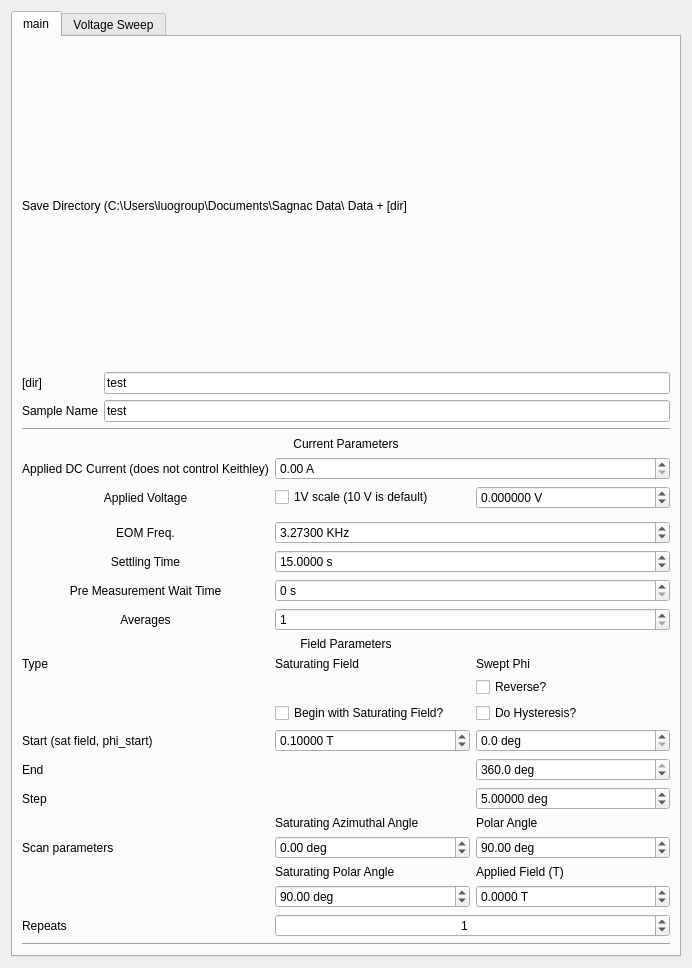
<?xml version="1.0" encoding="UTF-8"?>
<ui version="4.0">
 <class>Form</class>
 <widget class="QWidget" name="Form">
  <property name="geometry">
   <rect>
    <x>0</x>
    <y>0</y>
    <width>692</width>
    <height>968</height>
   </rect>
  </property>
  <property name="windowTitle">
   <string>Form</string>
  </property>
  <layout class="QVBoxLayout" name="verticalLayout">
   <item>
    <widget class="QTabWidget" name="tabWidget">
     <property name="toolTip">
      <string>&lt;html&gt;&lt;head/&gt;&lt;body&gt;&lt;p&gt;Field Parameters&lt;/p&gt;&lt;/body&gt;&lt;/html&gt;</string>
     </property>
     <property name="currentIndex">
      <number>0</number>
     </property>
     <widget class="QWidget" name="tab">
      <attribute name="title">
       <string>main</string>
      </attribute>
      <layout class="QVBoxLayout" name="verticalLayout_10">
       <item>
        <layout class="QGridLayout" name="save_params">
         <item row="0" column="0" colspan="2">
          <widget class="QLabel" name="label_8">
           <property name="text">
            <string>Save Directory (C:\Users\luogroup\Documents\Sagnac Data\ Data + [dir]</string>
           </property>
           <property name="wordWrap">
            <bool>true</bool>
           </property>
          </widget>
         </item>
         <item row="3" column="0">
          <widget class="QLabel" name="label_22">
           <property name="text">
            <string>[dir]</string>
           </property>
          </widget>
         </item>
         <item row="3" column="1">
          <widget class="QLineEdit" name="save_dir">
           <property name="text">
            <string>test</string>
           </property>
          </widget>
         </item>
         <item row="4" column="1">
          <widget class="QLineEdit" name="sample_name">
           <property name="text">
            <string>test</string>
           </property>
           <property name="placeholderText">
            <string>test</string>
           </property>
          </widget>
         </item>
         <item row="4" column="0">
          <widget class="QLabel" name="label_12">
           <property name="enabled">
            <bool>true</bool>
           </property>
           <property name="text">
            <string>Sample Name</string>
           </property>
          </widget>
         </item>
        </layout>
       </item>
       <item>
        <widget class="Line" name="line_3">
         <property name="orientation">
          <enum>Qt::Horizontal</enum>
         </property>
        </widget>
       </item>
       <item>
        <layout class="QGridLayout" name="lockin_params">
         <item row="4" column="0">
          <widget class="QLabel" name="label_27">
           <property name="layoutDirection">
            <enum>Qt::LeftToRight</enum>
           </property>
           <property name="text">
            <string>EOM Freq.</string>
           </property>
           <property name="alignment">
            <set>Qt::AlignCenter</set>
           </property>
          </widget>
         </item>
         <item row="4" column="1" colspan="2">
          <widget class="QDoubleSpinBox" name="f_eom">
           <property name="suffix">
            <string> KHz</string>
           </property>
           <property name="decimals">
            <number>5</number>
           </property>
           <property name="value">
            <double>3.273000000000000</double>
           </property>
          </widget>
         </item>
         <item row="19" column="1">
          <widget class="QLabel" name="label_16">
           <property name="text">
            <string>Saturating Polar Angle </string>
           </property>
          </widget>
         </item>
         <item row="19" column="2">
          <widget class="QLabel" name="label_19">
           <property name="text">
            <string>Applied Field (T)</string>
           </property>
          </widget>
         </item>
         <item row="2" column="1">
          <widget class="QCheckBox" name="voltage_scale_main">
           <property name="text">
            <string>1V scale (10 V is default)</string>
           </property>
          </widget>
         </item>
         <item row="18" column="2">
          <widget class="QDoubleSpinBox" name="sweep_phi_polar">
           <property name="suffix">
            <string> deg</string>
           </property>
           <property name="minimum">
            <double>0.000000000000000</double>
           </property>
           <property name="maximum">
            <double>360.000000000000000</double>
           </property>
           <property name="value">
            <double>90.000000000000000</double>
           </property>
          </widget>
         </item>
         <item row="17" column="0">
          <widget class="QWidget" name="widget" native="true"/>
         </item>
         <item row="18" column="1">
          <widget class="QDoubleSpinBox" name="saturating_field_azimuth">
           <property name="suffix">
            <string> deg</string>
           </property>
           <property name="minimum">
            <double>-170.000000000000000</double>
           </property>
           <property name="maximum">
            <double>170.000000000000000</double>
           </property>
          </widget>
         </item>
         <item row="17" column="1">
          <widget class="QLabel" name="label_5">
           <property name="text">
            <string>Saturating Azimuthal Angle</string>
           </property>
          </widget>
         </item>
         <item row="18" column="0">
          <widget class="QLabel" name="label_13">
           <property name="text">
            <string>Scan parameters</string>
           </property>
          </widget>
         </item>
         <item row="17" column="2">
          <widget class="QLabel" name="label_4">
           <property name="text">
            <string>Polar Angle</string>
           </property>
          </widget>
         </item>
         <item row="1" column="1" colspan="2">
          <widget class="QDoubleSpinBox" name="applied_current">
           <property name="suffix">
            <string> A</string>
           </property>
          </widget>
         </item>
         <item row="3" column="0">
          <widget class="QWidget" name="widget_2" native="true"/>
         </item>
         <item row="14" column="2">
          <widget class="QDoubleSpinBox" name="sweep_phi_start">
           <property name="suffix">
            <string> deg</string>
           </property>
           <property name="decimals">
            <number>1</number>
           </property>
           <property name="minimum">
            <double>0.000000000000000</double>
           </property>
           <property name="maximum">
            <double>360.000000000000000</double>
           </property>
           <property name="singleStep">
            <double>1.000000000000000</double>
           </property>
           <property name="value">
            <double>0.000000000000000</double>
           </property>
          </widget>
         </item>
         <item row="15" column="2">
          <widget class="QDoubleSpinBox" name="sweep_phi_end">
           <property name="prefix">
            <string/>
           </property>
           <property name="suffix">
            <string> deg</string>
           </property>
           <property name="decimals">
            <number>1</number>
           </property>
           <property name="maximum">
            <double>360.000000000000000</double>
           </property>
           <property name="value">
            <double>360.000000000000000</double>
           </property>
          </widget>
         </item>
         <item row="0" column="0" colspan="3">
          <widget class="QLabel" name="label_7">
           <property name="text">
            <string>Current Parameters</string>
           </property>
           <property name="alignment">
            <set>Qt::AlignCenter</set>
           </property>
          </widget>
         </item>
         <item row="5" column="0">
          <widget class="QLabel" name="label_20">
           <property name="text">
            <string>Settling Time</string>
           </property>
           <property name="alignment">
            <set>Qt::AlignCenter</set>
           </property>
          </widget>
         </item>
         <item row="9" column="0" colspan="3">
          <widget class="QLabel" name="label_10">
           <property name="text">
            <string>Field Parameters</string>
           </property>
           <property name="alignment">
            <set>Qt::AlignCenter</set>
           </property>
          </widget>
         </item>
         <item row="14" column="0">
          <widget class="QLabel" name="label_18">
           <property name="text">
            <string>Start (sat field, phi_start)</string>
           </property>
          </widget>
         </item>
         <item row="12" column="1">
          <widget class="QCheckBox" name="saturate">
           <property name="text">
            <string>Begin with Saturating Field?</string>
           </property>
          </widget>
         </item>
         <item row="12" column="2">
          <widget class="QCheckBox" name="hysteresis">
           <property name="text">
            <string>Do Hysteresis?</string>
           </property>
          </widget>
         </item>
         <item row="16" column="0">
          <widget class="QLabel" name="label_2">
           <property name="text">
            <string>Step</string>
           </property>
          </widget>
         </item>
         <item row="6" column="1" colspan="2">
          <widget class="QDoubleSpinBox" name="wait">
           <property name="suffix">
            <string> s</string>
           </property>
           <property name="decimals">
            <number>0</number>
           </property>
           <property name="value">
            <double>0.000000000000000</double>
           </property>
          </widget>
         </item>
         <item row="10" column="0">
          <widget class="QLabel" name="label_21">
           <property name="text">
            <string>Type</string>
           </property>
          </widget>
         </item>
         <item row="2" column="0">
          <widget class="QLabel" name="label_37">
           <property name="layoutDirection">
            <enum>Qt::LeftToRight</enum>
           </property>
           <property name="text">
            <string>Applied Voltage</string>
           </property>
           <property name="alignment">
            <set>Qt::AlignCenter</set>
           </property>
          </widget>
         </item>
         <item row="2" column="2">
          <widget class="QDoubleSpinBox" name="applied_voltage">
           <property name="suffix">
            <string> V</string>
           </property>
           <property name="decimals">
            <number>6</number>
           </property>
           <property name="minimum">
            <double>-10.000000000000000</double>
           </property>
           <property name="maximum">
            <double>10.000000000000000</double>
           </property>
           <property name="value">
            <double>0.000000000000000</double>
           </property>
          </widget>
         </item>
         <item row="7" column="0">
          <widget class="QLabel" name="label_9">
           <property name="text">
            <string>Averages</string>
           </property>
           <property name="alignment">
            <set>Qt::AlignCenter</set>
           </property>
          </widget>
         </item>
         <item row="5" column="1" colspan="2">
          <widget class="QDoubleSpinBox" name="settling">
           <property name="suffix">
            <string> s</string>
           </property>
           <property name="decimals">
            <number>4</number>
           </property>
           <property name="value">
            <double>15.000000000000000</double>
           </property>
          </widget>
         </item>
         <item row="7" column="1" colspan="2">
          <widget class="QSpinBox" name="avgs">
           <property name="minimum">
            <number>1</number>
           </property>
          </widget>
         </item>
         <item row="20" column="2">
          <widget class="QDoubleSpinBox" name="sweep_phi_field">
           <property name="suffix">
            <string> T</string>
           </property>
           <property name="decimals">
            <number>4</number>
           </property>
           <property name="minimum">
            <double>-1.000000000000000</double>
           </property>
           <property name="maximum">
            <double>1.000000000000000</double>
           </property>
          </widget>
         </item>
         <item row="16" column="2">
          <widget class="QDoubleSpinBox" name="sweep_phi_step">
           <property name="suffix">
            <string> deg</string>
           </property>
           <property name="decimals">
            <number>5</number>
           </property>
           <property name="minimum">
            <double>0.000000000000000</double>
           </property>
           <property name="maximum">
            <double>360.000000000000000</double>
           </property>
           <property name="value">
            <double>5.000000000000000</double>
           </property>
          </widget>
         </item>
         <item row="10" column="2">
          <widget class="QLabel" name="label_11">
           <property name="text">
            <string>Swept Phi</string>
           </property>
          </widget>
         </item>
         <item row="10" column="1">
          <widget class="QLabel" name="label_6">
           <property name="text">
            <string>Saturating Field</string>
           </property>
          </widget>
         </item>
         <item row="14" column="1">
          <widget class="QDoubleSpinBox" name="saturating_field">
           <property name="suffix">
            <string> T</string>
           </property>
           <property name="decimals">
            <number>5</number>
           </property>
           <property name="minimum">
            <double>-0.280000000000000</double>
           </property>
           <property name="maximum">
            <double>0.280000000000000</double>
           </property>
           <property name="singleStep">
            <double>0.001000000000000</double>
           </property>
           <property name="value">
            <double>0.100000000000000</double>
           </property>
          </widget>
         </item>
         <item row="15" column="0">
          <widget class="QLabel" name="label_35">
           <property name="text">
            <string>End</string>
           </property>
          </widget>
         </item>
         <item row="6" column="0">
          <widget class="QLabel" name="label_31">
           <property name="text">
            <string>Pre Measurement Wait Time</string>
           </property>
           <property name="alignment">
            <set>Qt::AlignCenter</set>
           </property>
          </widget>
         </item>
         <item row="1" column="0">
          <widget class="QLabel" name="label_3">
           <property name="text">
            <string>Applied DC Current (does not control Keithley)</string>
           </property>
           <property name="alignment">
            <set>Qt::AlignCenter</set>
           </property>
          </widget>
         </item>
         <item row="11" column="2">
          <widget class="QCheckBox" name="reverse">
           <property name="text">
            <string>Reverse?</string>
           </property>
          </widget>
         </item>
         <item row="20" column="1">
          <widget class="QDoubleSpinBox" name="saturating_field_polar">
           <property name="suffix">
            <string> deg</string>
           </property>
           <property name="minimum">
            <double>-180.000000000000000</double>
           </property>
           <property name="maximum">
            <double>180.000000000000000</double>
           </property>
           <property name="value">
            <double>90.000000000000000</double>
           </property>
          </widget>
         </item>
         <item row="21" column="0">
          <widget class="QLabel" name="label_39">
           <property name="text">
            <string>Repeats</string>
           </property>
          </widget>
         </item>
         <item row="21" column="1" colspan="2">
          <widget class="QDoubleSpinBox" name="num_repeat">
           <property name="layoutDirection">
            <enum>Qt::LeftToRight</enum>
           </property>
           <property name="alignment">
            <set>Qt::AlignCenter</set>
           </property>
           <property name="decimals">
            <number>0</number>
           </property>
           <property name="maximum">
            <double>1000.000000000000000</double>
           </property>
           <property name="value">
            <double>1.000000000000000</double>
           </property>
          </widget>
         </item>
        </layout>
       </item>
       <item>
        <widget class="Line" name="line_5">
         <property name="orientation">
          <enum>Qt::Horizontal</enum>
         </property>
        </widget>
       </item>
      </layout>
     </widget>
     <widget class="QWidget" name="tab_2">
      <attribute name="title">
       <string>Voltage Sweep</string>
      </attribute>
      <widget class="QWidget" name="gridLayoutWidget">
       <property name="geometry">
        <rect>
         <x>0</x>
         <y>0</y>
         <width>331</width>
         <height>191</height>
        </rect>
       </property>
       <layout class="QGridLayout" name="gridLayout_2">
        <item row="3" column="0">
         <widget class="QLabel" name="label_32">
          <property name="text">
           <string>Voltage stop</string>
          </property>
         </widget>
        </item>
        <item row="1" column="0">
         <widget class="QLabel" name="label_33">
          <property name="text">
           <string>Voltage Start</string>
          </property>
         </widget>
        </item>
        <item row="4" column="0">
         <widget class="QLabel" name="label_34">
          <property name="text">
           <string>Voltage Step</string>
          </property>
         </widget>
        </item>
        <item row="1" column="1">
         <widget class="QDoubleSpinBox" name="voltage_start">
          <property name="suffix">
           <string> V (rms)</string>
          </property>
          <property name="decimals">
           <number>3</number>
          </property>
          <property name="maximum">
           <double>8.000000000000000</double>
          </property>
          <property name="value">
           <double>1.000000000000000</double>
          </property>
         </widget>
        </item>
        <item row="3" column="1">
         <widget class="QDoubleSpinBox" name="voltage_stop">
          <property name="suffix">
           <string> V (rms)</string>
          </property>
          <property name="decimals">
           <number>3</number>
          </property>
          <property name="maximum">
           <double>8.000000000000000</double>
          </property>
          <property name="value">
           <double>7.000000000000000</double>
          </property>
         </widget>
        </item>
        <item row="4" column="1">
         <widget class="QDoubleSpinBox" name="voltage_step">
          <property name="suffix">
           <string> V (rms)</string>
          </property>
          <property name="decimals">
           <number>3</number>
          </property>
          <property name="maximum">
           <double>8.000000000000000</double>
          </property>
          <property name="value">
           <double>0.500000000000000</double>
          </property>
         </widget>
        </item>
        <item row="0" column="0">
         <widget class="QCheckBox" name="do_voltage_sweep">
          <property name="text">
           <string>Do Voltage Sweep?</string>
          </property>
         </widget>
        </item>
        <item row="0" column="1">
         <widget class="QCheckBox" name="voltage_scale_sub">
          <property name="text">
           <string>1V scale (10 V is default)</string>
          </property>
         </widget>
        </item>
       </layout>
      </widget>
     </widget>
    </widget>
   </item>
  </layout>
 </widget>
 <resources/>
 <connections/>
</ui>
